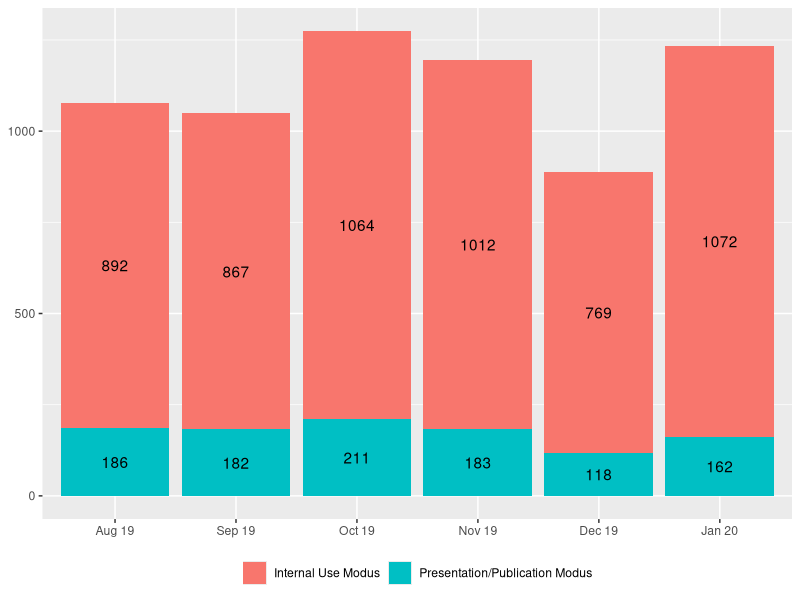
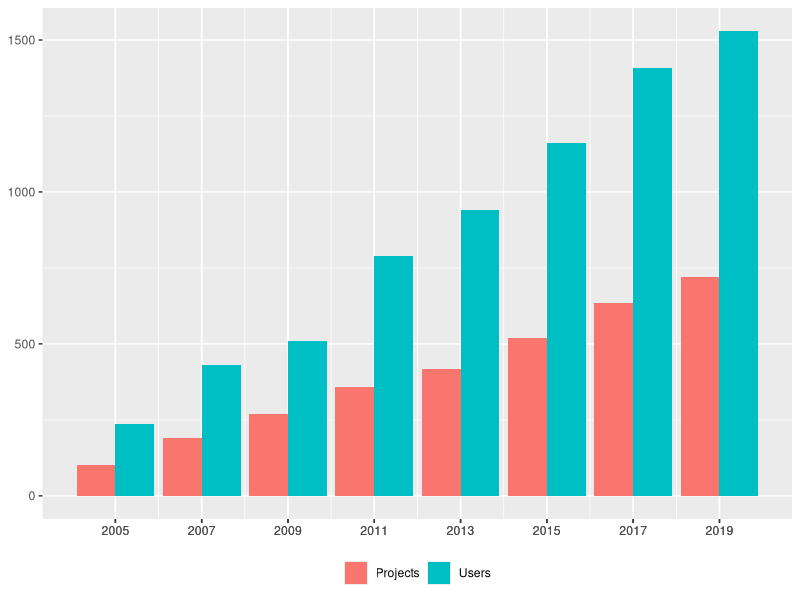
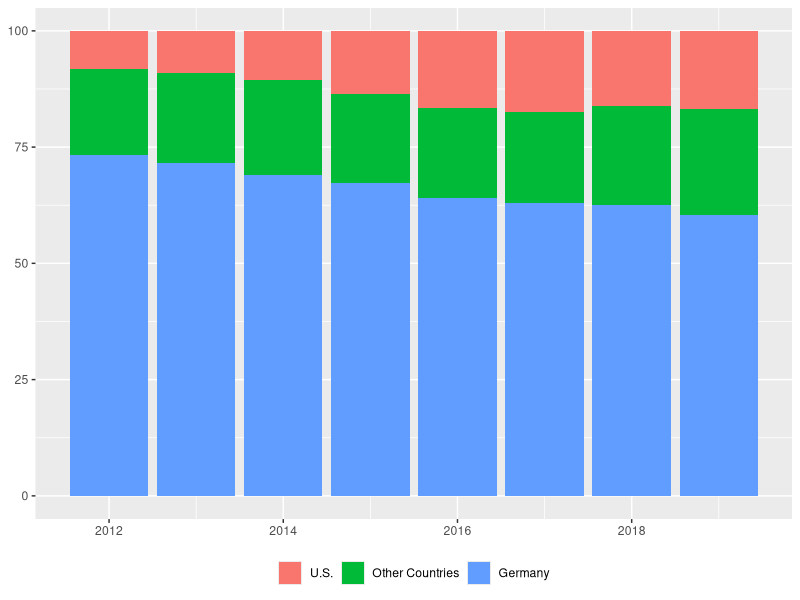
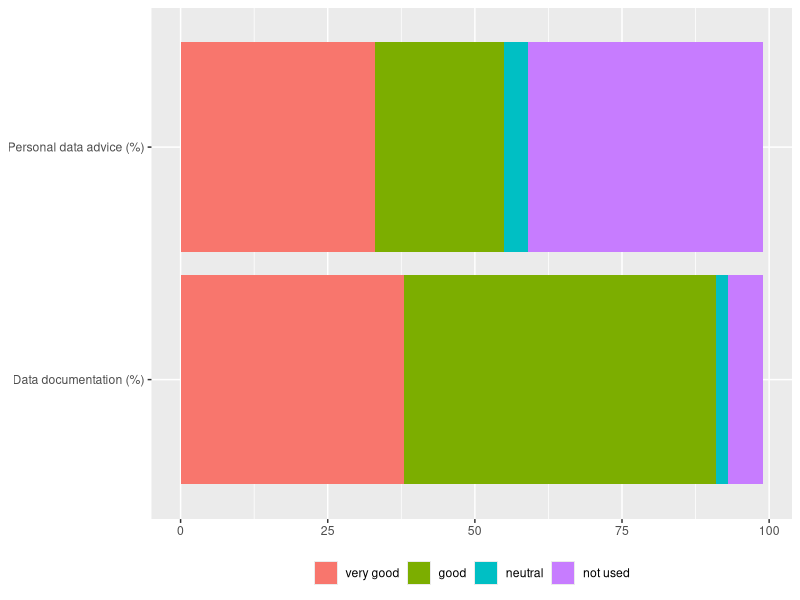

Write the R code that produced these figures, in order.
# Author: Jim Shen
# Description: This will generate various plots
#     for the IAB chapter.

library(ggplot2)
library(kableExtra)

# Figure 1
f1data <- read.csv("./assets/iab/figure1.csv")  # read csv file 

f1data$Date <- factor(f1data$Date,levels = c("Aug 19", "Sep 19", "Oct 19", "Nov 19", "Dec 19", "Jan 20"))

figure1 <- ggplot(f1data, aes(fill=Mode, y=Count, x=Date)) + 
  geom_bar(position="stack", stat="identity") +
  geom_text(aes(label=Count), position = position_stack(vjust=0.5)) +
  theme(axis.title.x=element_blank(),
        axis.title.y=element_blank(),
        legend.title=element_blank(),
        legend.position="bottom")

# Figure 2
f2data <- read.csv("./assets/iab/figure2.csv")  # read csv file 

figure2 <- ggplot(f2data, aes(fill=Projects, y=Count, x=Year)) + 
  geom_bar(position="dodge", stat="identity") +
  scale_x_continuous(breaks = f2data$Year, labels = as.character(f2data$Year)) +
  theme(axis.title.x=element_blank(),
        axis.title.y=element_blank(),
        legend.title=element_blank(),
        legend.position="bottom")

# Figure 3

f3data <- read.csv("./assets/iab/figure3.csv") 

f3data$Country <- factor(f3data$Country,levels = c( "U.S.", "Other Countries","Germany"))

figure3 <- ggplot(f3data, aes(fill=Country, y=Percentage, x=Year)) + 
  geom_bar(position="stack", stat="identity") +
  theme(axis.title.x=element_blank(),
        axis.title.y=element_blank(),
        legend.title=element_blank(),
        legend.position="bottom")

# Figure 4

f4data <- read.csv("./assets/iab/figure4.csv") 


f4data$Rating <- factor(f4data$Rating,levels = c("very good","good","neutral","not used"))

figure4 <- ggplot(f4data, aes(fill=Rating, y=Percentage, x=Type)) + 
  coord_flip() +
  geom_bar(position = position_stack(reverse = TRUE), stat="identity") +
  theme(axis.title.x=element_blank(),
        axis.title.y=element_blank(),
        legend.title=element_blank(),
        legend.position="bottom")


# Table 1

table1data <- data.frame(
  Items = c("Population/Sample Size", 
            "Time Period covered and frequency",
            "Additional information",
            "Population/Sample Size", 
            "Time Period covered and frequency",
            "Additional information","Population/Sample Size", 
            "Time Period covered and frequency",
            "Additional information"),
  Features = c(
    "2% random sample (more than 1.8 million individuals) of the Integrated Employment Biographies, a database which includes records from<br><br>
    - 1975 onwards: employment subject, receipt of benefits in accordance with Social Code Act III<br>
    - 1999 onwards: Marginal part-time employment<br>
    - 2000 onwards: participation in an employment or training measure<br>
    - 2007 onwards: Registered jobseeker",
    "1975 until 2017 for West Germany, 1992 until 2017 for East Germany, updated every 2nd year by RDC-IAB", 
    "DOI: 10.5164/IAB.SIAB7517.de.en.v1",
    "Repeated cross sectional dataset (640,000-1.5 million establishments) on June 30, on all establishments with at least one employee liable to social security (until 1988) and/or at least one marginal worker (since 1999), and thereof a 50% random sample",
    "1975 until 2018 for West Germany, 1992 until 2018 for East Germany, annual updated by RDC-IAB",
    "DOI: 10.5164/IAB.BHP7518.de.en.v1",
    "Worker information from administrative data are linked to the IAB-Establishment Panel, an annual representative survey since 1993 in West Germany and 1996 in East Germany including approx. 16,000 establishments per year
    Stratified sample of all establishments with at least one employee liable to social security on June 30 of the year before by establishment size, industry, and federal state.<br><br>
    Two versions of LIAB:<br>
    - LIAB cross-sectional model: all establishment surveys combined with administrative worker data as of June 30 (establishment: 67,407 in total; individuals approx. 12.5 million in total)<br>
    - LIAB longitudinal model: selection of repeatedly interviewed establishments (2009-2016) combined with longitudinal worker biographies (establishment: 41,777 in total; individuals approx. 1.7 million in total)",
    "LIAB Cross-sectional model: 1993-2017<br>
    LIAB longitudinal model: 1975-2017",
    "DOI: 10.5164/IAB.LIABQM29317.de.en.v1<br>
    DOI: 10.5164/IAB.LIABLM7517.de.en.v1"
  )
)

table1<-knitr::kable(table1data, escape = F, caption="Selected RDC-IAB data", col.names = NULL, booktabs=T) %>%
  kable_styling(full_width = F) %>%
  column_spec(1, width="19em") %>%
  pack_rows("Sample of Integrated Labour Market Biographies (||SIAB||)",1,3) %>%
  pack_rows("||Establishment History Panel|| (||BHP||)",4,6) %>%
  pack_rows("||Linked Employer-Employee Data|| (||LIAB||)",7,9) %>%
  footnote(general="The time period covered by each data set represents the status as of 02 June 2020. For a complete list of all data products see the [IAB website](https://fdz.iab.de/en/FDZ_Overview_of_Data.aspx).")

# Table 2

table2data<-read.csv("./assets/iab/table2.csv")

table2<-knitr::kable(
  table2data, booktabs = TRUE,
  caption = "Number of publications in 2018, including all publications with RDC-IAB data (excluding bachelor and master theses)") %>%
    kable_styling(full_width = F)
